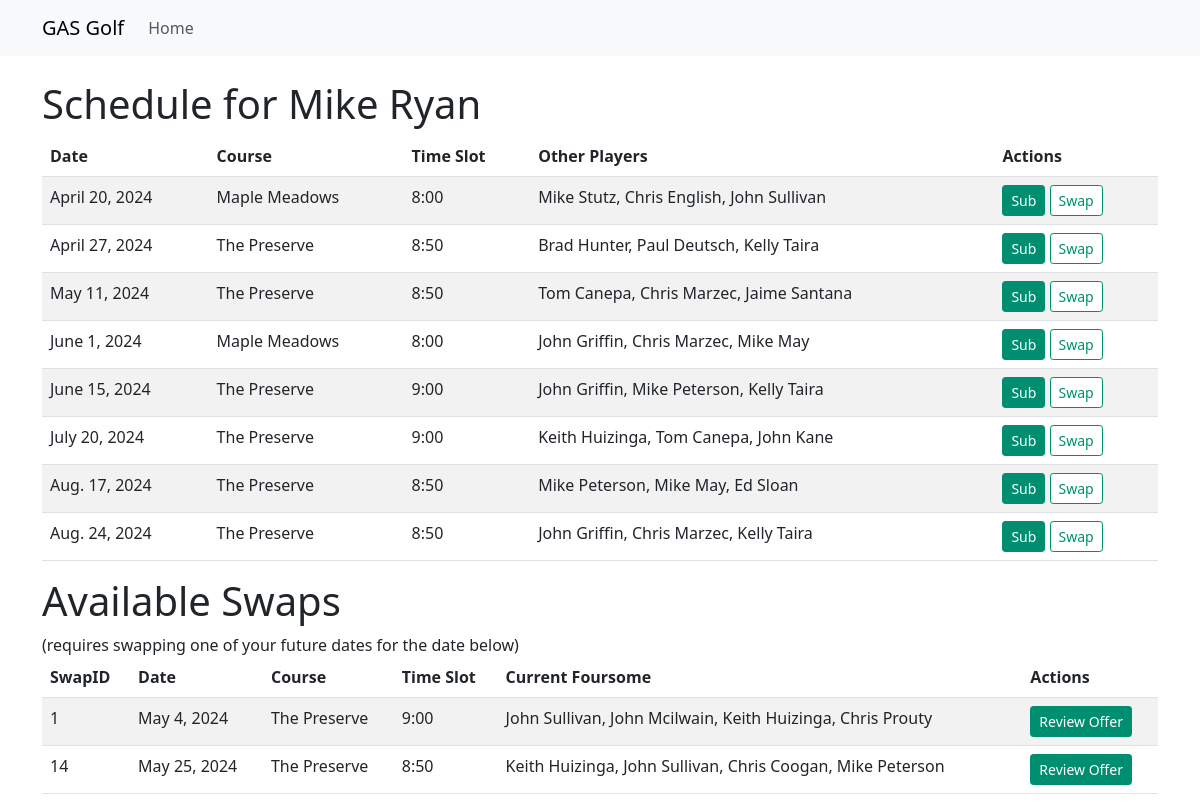
The app's page /subswap with its own data.
### GRPR/models.py (models this page shows)
class TeeTimesInd(models.Model):
    CrewID = models.IntegerField()
    gDate = models.DateField()
    PID = models.ForeignKey('Players', on_delete=models.CASCADE)  # Links to Players table
    CourseID = models.ForeignKey('Courses', on_delete=models.CASCADE)  # Links to Courses table
    class Meta:
        db_table = "TeeTimesInd"

class Courses(models.Model):
    crewID = models.IntegerField()
    courseName = models.CharField(max_length=256)
    courseTimeSlot = models.CharField(max_length=256)
    class Meta:
        db_table = "Courses"

### GRPR/views.py (the view)
# urls.py: path('subswap', views.subswap_view, name='subswap_view'),
def subswap_view(request):
    user_name = "Mike Ryan"
    user_id = "23"
    schedule = TeeTimesInd.objects.filter(PID=user_id).select_related('CourseID').order_by('gDate')
    schedule_data = []
    for teetime in schedule:
        other_players = TeeTimesInd.objects.filter(
            CourseID=teetime.CourseID, gDate=teetime.gDate
        ).exclude(PID=user_id)
        schedule_data.append({
            'tt_id': teetime.id,  # Add the ID column here
            'date': teetime.gDate,
            'course': teetime.CourseID.courseName,
            'time_slot': teetime.CourseID.courseTimeSlot,
            'other_players': ", ".join([
                f"{player.PID.FirstName} {player.PID.LastName}" for player in other_players
            ])
        })
    available_swaps = SubSwap.objects.filter(
        Type='Swap Offer Sent',
        Status='Swap Open',
        PID=user_id
    ).select_related('TeeTimeIndID', 'TeeTimeIndID__CourseID').order_by('TeeTimeIndID__gDate')
    available_swaps_data = []
    for swap in available_swaps:
        teetime = swap.TeeTimeIndID
        other_players = TeeTimesInd.objects.filter(
            CourseID=teetime.CourseID, gDate=teetime.gDate
        ).exclude(PID=user_id)
        try:
            swap_offer = SubSwap.objects.get(SwapID=swap.SwapID, Type='Swap Offer')
            offer_pid = swap_offer.PID.id
        except SubSwap.DoesNotExist:
            offer_pid = None
            print(f"No swap offer found for SwapID: {swap.SwapID}")
        available_swaps_data.append({
            'date': teetime.gDate,
            'ymdDate': teetime.gDate.strftime("%Y-%m-%d"), #converts date to YYYY-MM-DD
            'course': teetime.CourseID.courseName,
            'time_slot': teetime.CourseID.courseTimeSlot,
            'swapID': swap.SwapID,
            'Msg': swap.Msg,
            'OfferID': offer_pid,
            'other_players': ", ".join([
                f"{player.PID.FirstName} {player.PID.LastName}" for player in other_players
            ])
        })
    context = {
        'user_name': user_name, # hard coded above
        'user_id': user_id,  # hard coded above
        'schedule_data': schedule_data,
        'available_swaps_data': available_swaps_data,
    }
    return render(request, 'GRPR/subswap.html', context)

### GRPR/templates/GRPR/subswap.html (shortened to what this page needs)
<!DOCTYPE html>
<html lang="en">
{% load static %}
<head>
    <link rel="stylesheet" href="https://cdn.jsdelivr.net/npm/bootstrap@5.3.0/dist/css/bootstrap.min.css">
    <link rel="stylesheet" href="{% static 'css/styles.css' %}">
</head>
<body>
    <nav class="navbar navbar-expand-lg navbar-light bg-light">
        <div class="container">
            <a class="navbar-brand">GAS Golf</a>
            <div class="collapse navbar-collapse" id="navbarNav">
                <ul class="navbar-nav">
                    <li class="nav-item">
                        <a class="nav-link" href="{% url 'home_page' %}">Home</a>
                    </li>
                </ul>
            </div>
        </div>
    </nav>
    <div class="container mt-4">
        <h1>Schedule for {{ user_name }}</h1>
        <table class="table table-striped">
            <thead>
                <tr>
                    <th>Date</th>
                    <th>Course</th>
                    <th>Time Slot</th>
                    <th>Other Players</th>
                    <th>Actions</th>
                </tr>
            </thead>
            <tbody>
                {% for entry in schedule_data %}
                <tr>
                    <td>{{ entry.date }}</td>
                    <td>{{ entry.course }}</td>
                    <td>{{ entry.time_slot }}</td>
                    <td>{{ entry.other_players }}</td>
                    <td>
                        <a href="{% url 'subrequest_view' %}?user_name={{ user_name }}&user_id={{ user_id|urlencode }}&date={{ entry.date }}&course={{ entry.course }}&time_slot={{ entry.time_slot }}&other_players={{ entry.other_players }}&tt_id={{ entry.tt_id|urlencode }}" class="btn btn-primary btn-sm">Sub</a>
                        <a href="{% url 'swaprequest_view' %}?date={{ entry.date }}&course={{ entry.course }}&time_slot={{ entry.time_slot }}&other_players={{ entry.other_players|urlencode }}&user_name={{ user_name|urlencode }}&user_id={{ user_id|urlencode }}&tt_id={{ entry.tt_id|urlencode }}" class="btn btn-sm btn-secondary-custom">Swap</a>
                    </td>
                </tr>
                {% endfor %}
            </tbody>
        </table>
        <h1>Available Swaps</h1>
        <h7> (requires swapping one of your future dates for the date below)</h7>
        <table class="table table-striped">
            <thead>
                <tr>
                    <th>SwapID</th>
                    <th>Date</th>
                    <th>Course</th>
                    <th>Time Slot</th>
                    <th>Current Foursome</th>
                    <th>Actions</th>
                </tr>
            </thead>
            <tbody>
                {% for swap in available_swaps_data %}
                <tr>
                    <td>{{ swap.swapID }}</td>
                    <td>{{ swap.date }}</td>
                    <td>{{ swap.course }}</td>
                    <td>{{ swap.time_slot }}</td>
                    <td>{{ swap.other_players }}</td>
                    <td>
                        <a href="{% url 'swapoffer_view' %}?userid={{ user_id }}&swapID={{ swap.swapID }}&Msg={{ swap.Msg }}&RequestDate={{ swap.ymdDate }}&OfferID={{ swap.OfferID }}" class="btn btn-primary btn-sm">Review Offer</a>
                    </td>
                </tr>
                {% endfor %}
            </tbody>
        </table>
    </div>
</body>
</html>

### GRPR/static/css/styles.css (style rules this page uses)
.btn { background-color: #008e70 !important; border-color: #008e70 !important; color: white !important; padding: 0.375rem 0.75rem; font-size: 1rem; border-width: 1px; }
.btn-secondary-custom { background-color: white !important; color: #008e70 !important; border: 1px solid #008e70 !important; padding: 0.375rem 0.75rem; font-size: 1rem; border-width: 1px; }
.btn-sm { padding: 0.25rem 0.5rem !important; font-size: 0.875rem !important; border-radius: 0.2rem; }

### records on screen
TeeTimesInd: date "April 20, 2024"
Courses: course "Maple Meadows" "Maple Meadows", time_slot "8:00" "8:00"
TeeTimesInd: date "April 27, 2024"
Courses: course "The Preserve" "The Preserve" "The Preserve" "The Preserve", time_slot "8:50" "8:50" "8:50" "8:50", course "The Preserve", time_slot "8:50"
TeeTimesInd: date "May 11, 2024"
TeeTimesInd: date "June 1, 2024"
TeeTimesInd: date "June 15, 2024"
Courses: course "The Preserve" "The Preserve", time_slot "9:00" "9:00", course "The Preserve", time_slot "9:00"
TeeTimesInd: date "July 20, 2024"
TeeTimesInd: date "Aug. 17, 2024"
TeeTimesInd: date "Aug. 24, 2024"
TeeTimesInd: date "May 4, 2024"
TeeTimesInd: date "May 25, 2024"

### other values on screen
{{ user_name }} "Mike Ryan"
{{ entry.other_players }} "Mike Stutz, Chris English, John Sullivan" "Brad Hunter, Paul Deutsch, Kelly Taira" "Tom Canepa, Chris Marzec, Jaime Santana" "John Griffin, Chris Marzec, Mike May" "John Griffin, Mike Peterson, Kelly Taira" "Keith Huizinga, Tom Canepa, John Kane" "Mike Peterson, Mike May, Ed Sloan" "John Griffin, Chris Marzec, Kelly Taira"
{{ swap.swapID }} "1" "14"
{{ swap.other_players }} "John Sullivan, John Mcilwain, Keith Huizinga, Chris Prouty" "Keith Huizinga, John Sullivan, Chris Coogan, Mike Peterson"
